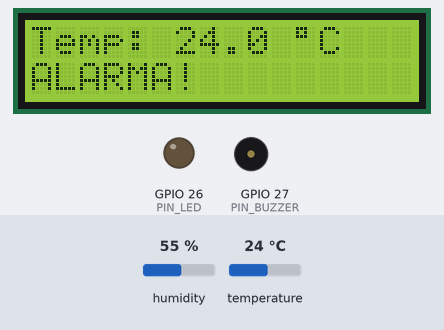
This sketch was run on a simulated ESP32. On the bench: 16×2 character LCD, output pins drawn as LEDs (lit = HIGH), buzzer (waves = sounding). Dashed ring = blinking. The inputs (shaded band) are chosen by the test bench; at power-on: temperature 24 °C, humidity 55 %. WiFi joins after 1.5 s; servers stay silent unless stated; uploads are accepted with an empty reply; what the sketch prints to the serial monitor is not drawn.

Above: at 2.7 s.
2.8 s: temperature set to 26 °C
At 6.5 s:
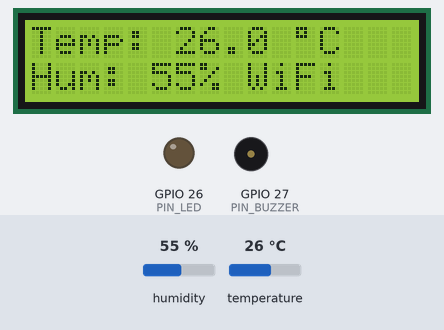
7.7 s: temperature set to 12 °C
At 10.23 s:
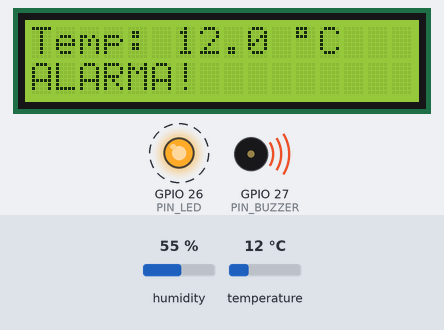
12.6 s: temperature set to 41 °C
At 14.7 s:
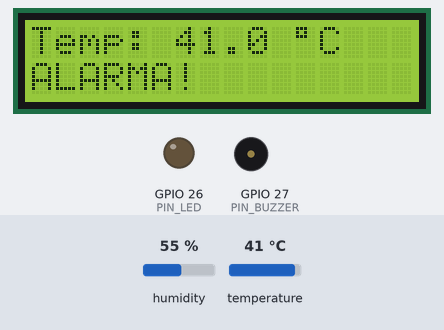
Timing chart, 0 to 23.5 s (numbered marks = the images above; inputs shaded):
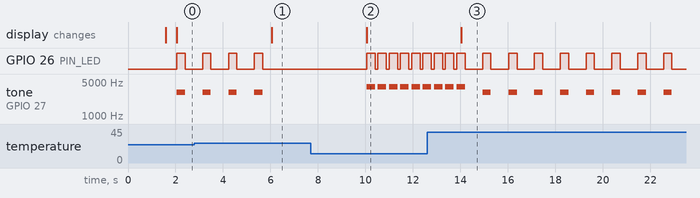

Measured:
- the behaviour switches between 24 and 25 °C on temperature (found by bisection; images 0 and 1)
- after the input at 2.8 s, GPIO 26 (PIN_LED): goes on until 5.7 s, then stays LOW; tone on GPIO 27 (PIN_BUZZER): goes on until 5.7 s, then stays silent; the display: changes after 3.3 s (image 1)
- after the input at 7.7 s, GPIO 26 (PIN_LED): alternates HIGH for 0.35 s and LOW for 0.12 s, starting after 2.4 s; tone on GPIO 27 (PIN_BUZZER): alternates 4000 Hz for 0.35 s and silent for 0.12 s, starting after 2.4 s; the display: changes after 2.4 s (image 2)
- after the input at 12.6 s, the display: changes after 1.4 s (image 3)

The sketch:

esp32_incubadora.ino
```cpp
/*
  Incubadora fisica: ESP32 + DHT11 + LCD I2C + LED + buzzer pasivo
  Lee la temperatura, la muestra en el LCD, activa la alarma local
  y envia las mediciones al backend por HTTP(S).

  Pines: DHT11 DATA=GPIO4, LED=GPIO26, Buzzer=GPIO27, SDA=GPIO21, SCL=GPIO22
  Librerias: DHT sensor library (Adafruit), LiquidCrystal I2C (Frank de Brabander)
*/
#include <WiFi.h>
#include <WiFiClientSecure.h>
#include <HTTPClient.h>
#include <Wire.h>
#include <LiquidCrystal_I2C.h>
#include <DHT.h>
#include <freertos/FreeRTOS.h>
#include <freertos/task.h>
#include <freertos/queue.h>
#include "secrets.h"

#define PIN_DHT     4
#define PIN_LED     26
#define PIN_BUZZER  27
#define TEMP_ALARMA 40.0
#define TEMP_BAJA   25.0

#define READ_EVERY_MS 2000
#define SEND_EVERY_MS 5000
#define WIFI_RETRY_MS 10000

DHT dht(PIN_DHT, DHT11);
LiquidCrystal_I2C *lcd;
WiFiClientSecure secureClient;

unsigned long lastRead = 0, lastSend = 0, lastWifiTry = 0;

struct EstadoAlarma {
  float temperatura;
  bool valido;
};
QueueHandle_t colaAlarma = nullptr;

// Tarea independiente: una petición HTTP lenta no interrumpe los pitidos.
void tareaAlarma(void *) {
  EstadoAlarma estado = {0, false};
  bool encendido = false;
  bool estabaEnAlarma = false;
  unsigned long cambio = millis();
  for (;;) {
    EstadoAlarma nuevo;
    if (xQueueReceive(colaAlarma, &nuevo, 0) == pdTRUE) estado = nuevo;
    bool alarma = estado.valido && (estado.temperatura > TEMP_ALARMA || estado.temperatura < TEMP_BAJA);
    if (!alarma) {
      if (encendido) noTone(PIN_BUZZER);
      digitalWrite(PIN_LED, LOW);
      encendido = false;
      estabaEnAlarma = false;
    } else {
      // A mayor desviación del límite, menor pausa: 800 ms hasta 120 ms.
      float exceso = estado.temperatura > TEMP_ALARMA ? estado.temperatura - TEMP_ALARMA : TEMP_BAJA - estado.temperatura;
      float intensidad = constrain(exceso / 10.0f, 0.0f, 1.0f);
      unsigned long pausa = 800 - (unsigned long)(680 * intensidad);
      unsigned int frecuencia = 3000 + (unsigned int)(1000 * intensidad);
      unsigned long ahora = millis();
      if (!estabaEnAlarma || ahora - cambio >= (encendido ? 350UL : pausa)) {
        encendido = !estabaEnAlarma || !encendido;
        cambio = ahora;
        // HIGH enciende el LED durante todo el pulso, sin atenuación PWM.
        digitalWrite(PIN_LED, encendido ? HIGH : LOW);
        if (encendido) tone(PIN_BUZZER, frecuencia);
        else noTone(PIN_BUZZER);
      }
      estabaEnAlarma = true;
    }
    vTaskDelay(pdMS_TO_TICKS(10));
  }
}

void conectarWifi() {
  WiFi.mode(WIFI_STA);
  WiFi.begin(WIFI_SSID, WIFI_PASSWORD);
  unsigned long start = millis();
  while (WiFi.status() != WL_CONNECTED && millis() - start < 15000) delay(250);
  Serial.println(WiFi.status() == WL_CONNECTED ? "WiFi conectado: " + WiFi.localIP().toString()
                                               : "WiFi no disponible (se reintentara)");
}

void enviarTelemetria(float t, float h) {
  if (WiFi.status() != WL_CONNECTED) return;
  HTTPClient http;
  if (String(API_URL).startsWith("https")) {
    secureClient.setInsecure();  // SOLO para pruebas. En produccion cargar el certificado raiz.
    http.begin(secureClient, API_URL);
  } else {
    http.begin(API_URL);
  }
  http.addHeader("Content-Type", "application/json");
  http.addHeader("x-api-key", API_KEY);
  char body[128];
  snprintf(body, sizeof(body), "{\"incubatorId\":\"%s\",\"temperature\":%.1f,\"humidity\":%.1f}",
           INCUBATOR_ID, t, h);
  int code = http.POST(body);
  Serial.printf("POST -> %d\n", code);
  http.end();
}

void setup() {
  Serial.begin(115200);
  pinMode(PIN_LED, OUTPUT);
  pinMode(PIN_BUZZER, OUTPUT);
  digitalWrite(PIN_LED, LOW);
  digitalWrite(PIN_BUZZER, LOW);

  Wire.begin(21, 22);
  uint8_t dir = 0x27;
  Wire.beginTransmission(0x3F);
  if (Wire.endTransmission() == 0) dir = 0x3F;
  lcd = new LiquidCrystal_I2C(dir, 16, 2);
  lcd->init();
  lcd->backlight();
  lcd->print("Conectando WiFi");

  dht.begin();
  colaAlarma = xQueueCreate(1, sizeof(EstadoAlarma));
  if (!colaAlarma || xTaskCreate(tareaAlarma, "alarma", 4096, nullptr, 1, nullptr) != pdPASS) {
    lcd->clear();
    lcd->print("Error alarma");
    Serial.println("No se pudo iniciar la tarea de alarma. Reiniciar la placa.");
    while (true) delay(1000);
  }
  conectarWifi();
  lcd->clear();
}

void loop() {
  unsigned long now = millis();

  if (WiFi.status() != WL_CONNECTED && now - lastWifiTry > WIFI_RETRY_MS) {
    lastWifiTry = now;
    WiFi.disconnect();
    WiFi.begin(WIFI_SSID, WIFI_PASSWORD);
  }

  if (now - lastRead < READ_EVERY_MS) return;
  lastRead = now;

  float t = dht.readTemperature();
  float h = dht.readHumidity();

  if (isnan(t) || isnan(h)) {
    Serial.println("Error leyendo el DHT11");
    lcd->setCursor(0, 0);
    lcd->print("Error sensor    ");
    lcd->setCursor(0, 1);
    lcd->print("                ");
    EstadoAlarma estado = {0, false};
    xQueueOverwrite(colaAlarma, &estado);
    return;
  }

  bool alarma = (t > TEMP_ALARMA || t < TEMP_BAJA);
  EstadoAlarma estado = {t, true};
  xQueueOverwrite(colaAlarma, &estado);

  lcd->setCursor(0, 0);
  lcd->printf("Temp: %4.1f %cC  ", t, (char)223);
  lcd->setCursor(0, 1);
  if (alarma) lcd->print("ALARMA!         ");
  else lcd->printf("Hum:%3.0f%% %s ", h, WiFi.status() == WL_CONNECTED ? "WiFi" : "----");

  Serial.printf("Temp: %.1f  Hum: %.0f  Alarma: %s\n", t, h, alarma ? "SI" : "NO");

  if (now - lastSend >= SEND_EVERY_MS) {
    lastSend = now;
    enviarTelemetria(t, h);
  }
}
```

secrets.example.h
```cpp
// Copia este archivo como "secrets.h" y rellena tus datos.
// secrets.h NO se sube a GitHub (esta en .gitignore).
#pragma once

#define WIFI_SSID      "nombre_de_tu_wifi"
#define WIFI_PASSWORD  "clave_de_tu_wifi"

// IP del computador donde corre el backend (en Windows: ipconfig -> Direccion IPv4)
#define API_URL        "http://192.168.1.50:3001/api/telemetry"
#define API_KEY        "cambia-esta-clave"   // igual a DEVICE_API_KEY del backend
#define INCUBATOR_ID   "incubadora-1"
```
